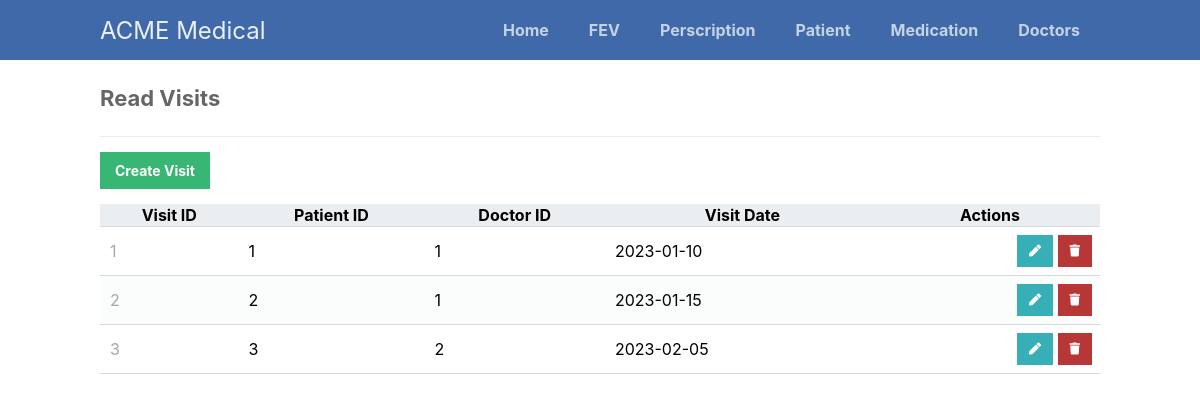
Page /scripts/visit/visit-portal.php on the committed database.
### tables this page shows
CREATE TABLE Visits (
  VisitID INT AUTO_INCREMENT PRIMARY KEY,
  PatientID INT,
  DoctorID INT,
  VisitDate DATE,
  FOREIGN KEY (PatientID) REFERENCES PatientInformation(PatientID) ON DELETE CASCADE,
  FOREIGN KEY (DoctorID) REFERENCES Doctors(DoctorID) ON DELETE CASCADE
);

### scripts/visit/visit-portal.php (the view, shortened to what this page needs)
<?php
@include_once (APP_ROOT.APP_FOLDER_NAME . '/scripts/functions.php');
$pdo = pdo_connect_mysql();
$page = isset($_GET['page']) && is_numeric($_GET['page']) ? (int)$_GET['page'] : 1;
$records_per_page = 5;
$stmt = $pdo->prepare('SELECT * FROM Visits ORDER BY VisitID LIMIT :current_page, :record_per_page');
$stmt->bindValue(':current_page', ($page-1)*$records_per_page, PDO::PARAM_INT);
$stmt->bindValue(':record_per_page', $records_per_page, PDO::PARAM_INT);
$stmt->execute();
$visits = $stmt->fetchAll(PDO::FETCH_ASSOC);
?>
<?=template_header('Read')?>
<div class="content read">
	<h2>Read Visits</h2>
	<a href="visit-add.php" class="create-entry">Create Visit</a>
	<table>
        <thead>
            <tr>
                <th>Visit ID</th>
                <th>Patient ID</th>
                <th>Doctor ID</th>
                <th>Visit Date</th>
                <th>Actions</th>
            </tr>
        </thead>
        <tbody>
            <?php foreach ($visits as $visit): ?>
            <tr>
                <td><?=$visit['VisitID']?></td>
                <td><?=$visit['PatientID']?></td>
                <td><?=$visit['DoctorID']?></td>
                <td><?=$visit['VisitDate']?></td>
                <td class="actions">
                    <a href="visit-update.php?VisitID=<?=$visit['VisitID']?>" class="edit"><i class="fas fa-pen fa-xs"></i></a>
                    <a href="visit-delete.php?VisitID=<?=$visit['VisitID']?>" class="trash"><i class="fas fa-trash fa-xs"></i></a>
                </td>
            </tr>
            <?php endforeach; ?>
        </tbody>
    </table>
</div>
<?= template_footer() ?>

### styles/style.css (style rules this page uses)
* { box-sizing: border-box; font-family: -apple-system, BlinkMacSystemFont, "segoe ui", roboto, oxygen, ubuntu, cantarell, "fira sans", "droid sans", "helvetica neue", Arial, sans-serif; font-size: 16px; -webkit-font-smoothing: antialiased; -moz-osx-font-smoothing: grayscale; }
body { background-color: #FFFFFF; margin: 0; }
.content { width: 1000px; margin: 0 auto; }
.content h2 { margin: 0; padding: 25px 0; font-size: 22px; border-bottom: 1px solid #ebebeb; color: #666666; }
.read .create-entry { display: inline-block; text-decoration: none; background-color: #38b673; font-weight: bold; font-size: 14px; color: #FFFFFF; padding: 10px 15px; margin: 15px 0; }
.read table { width: 100%; padding-top: 30px; border-collapse: collapse; }
.read table thead { background-color: #ebeef1; border-bottom: 1px solid #d3dae0; }
.read table tbody tr { border-bottom: 1px solid #d3dae0; }
.read table tbody tr:nth-child(even) { background-color: #fbfcfc; }
.read table tbody tr td { padding: 10px; }
.read table tbody tr td:nth-child(1) { color: #a5a7a9; }
.read table tbody tr td.actions { padding: 8px; text-align: right; }
.read table tbody tr td.actions .edit, .read table tbody tr td.actions .trash { display: inline-flex; text-align: right; text-decoration: none; color: #FFFFFF; padding: 10px 12px; }
.read table tbody tr td.actions .trash { background-color: #b73737; }
.read table tbody tr td.actions .edit { background-color: #37afb7; }

### rows in the picture
visits: VisitID "1", PatientID "1", DoctorID "1", VisitDate "2023-01-10"
visits: VisitID "2", PatientID "2", DoctorID "1", VisitDate "2023-01-15"
visits: VisitID "3", PatientID "3", DoctorID "2", VisitDate "2023-02-05"
